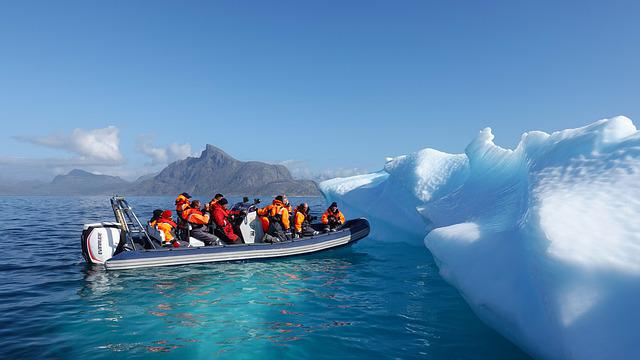
#> input picture greenland_01a.jpg, 640 x 360 px
$ python crop.py
#> lines starting #> are read from the running program, lines starting #| are printed output that depends on the picture
import cv2
import matplotlib.pyplot as plt

img = cv2.imread("greenland_01a.jpg")
#> img is the input picture: shape (360, 640, 3); mean B, G, R 175.1, 135.4, 90.4
height, width, _ = img.shape
#> height = 360; width = 640

new_width = int(width * 0.67)
#> new_width = 428
new_height = int(height * 0.67)
#> new_height = 241
start_x = (width - new_width) // 2
#> start_x = 106
start_y = (height - new_height) // 2
#> start_y = 59

cropped_img = img[start_y:start_y + new_height, start_x:start_x + new_width]
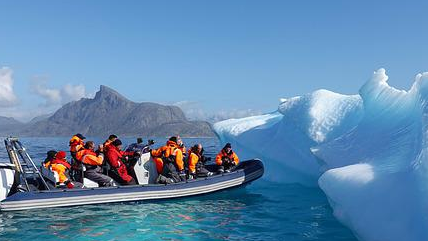
#> cropped_img: shape (241, 428, 3); mean B, G, R 173.8, 136.8, 96.4

cv2.imwrite("cropped.jpg", cropped_img)
